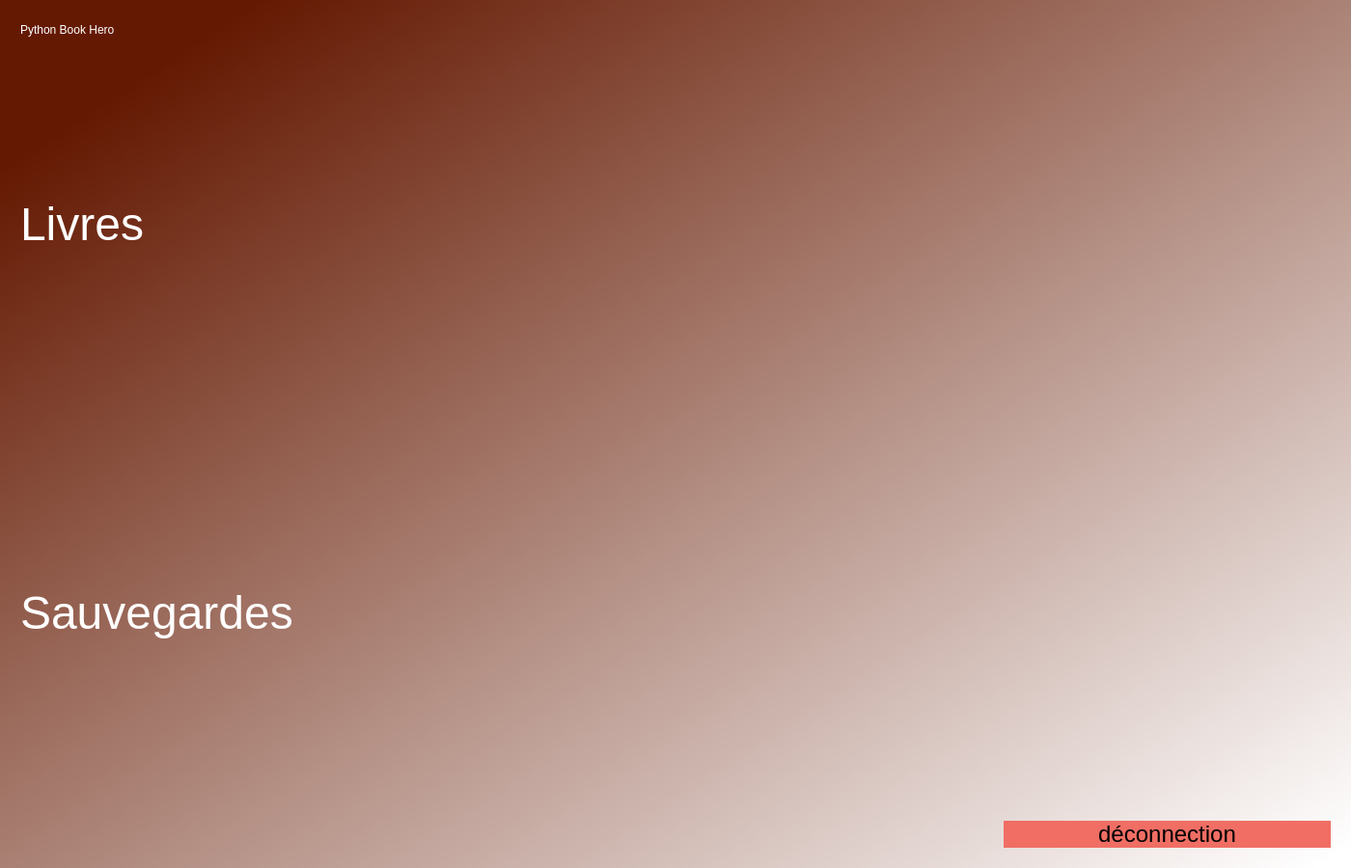
<?xml version="1.0" encoding="UTF-8"?>
<ui version="4.0">
 <class>EcranUsager</class>
 <widget class="QDialog" name="EcranUsager">
  <property name="geometry">
   <rect>
    <x>0</x>
    <y>0</y>
    <width>1400</width>
    <height>900</height>
   </rect>
  </property>
  <property name="sizePolicy">
   <sizepolicy hsizetype="Expanding" vsizetype="Expanding">
    <horstretch>0</horstretch>
    <verstretch>0</verstretch>
   </sizepolicy>
  </property>
  <property name="windowTitle">
   <string>Dialog</string>
  </property>
  <layout class="QVBoxLayout" name="verticalLayout_3">
   <property name="spacing">
    <number>0</number>
   </property>
   <property name="leftMargin">
    <number>0</number>
   </property>
   <property name="topMargin">
    <number>0</number>
   </property>
   <property name="rightMargin">
    <number>0</number>
   </property>
   <property name="bottomMargin">
    <number>0</number>
   </property>
   <item>
    <widget class="QWidget" name="bgwidget" native="true">
     <property name="sizePolicy">
      <sizepolicy hsizetype="Expanding" vsizetype="Expanding">
       <horstretch>0</horstretch>
       <verstretch>0</verstretch>
      </sizepolicy>
     </property>
     <property name="styleSheet">
      <string notr="true">QWidget#bgwidget{
background: qlineargradient(spread:pad, x1:0.091, y1:0.101636, x2:0.991379, y2:0.977, stop:0 rgba(100, 25, 2, 255), stop:1 rgba(255, 255, 255, 255));}
</string>
     </property>
     <layout class="QHBoxLayout" name="horizontalLayout_5">
      <item>
       <widget class="QGroupBox" name="main_groupBox">
        <property name="sizePolicy">
         <sizepolicy hsizetype="Expanding" vsizetype="Expanding">
          <horstretch>0</horstretch>
          <verstretch>0</verstretch>
         </sizepolicy>
        </property>
        <property name="styleSheet">
         <string notr="true">border: none;</string>
        </property>
        <property name="title">
         <string/>
        </property>
        <layout class="QVBoxLayout" name="verticalLayout_6">
         <property name="spacing">
          <number>0</number>
         </property>
         <property name="leftMargin">
          <number>0</number>
         </property>
         <property name="topMargin">
          <number>0</number>
         </property>
         <property name="rightMargin">
          <number>0</number>
         </property>
         <property name="bottomMargin">
          <number>0</number>
         </property>
         <item>
          <widget class="QGroupBox" name="sectionHaut_groupBox">
           <property name="sizePolicy">
            <sizepolicy hsizetype="Expanding" vsizetype="Expanding">
             <horstretch>0</horstretch>
             <verstretch>0</verstretch>
            </sizepolicy>
           </property>
           <property name="styleSheet">
            <string notr="true"/>
           </property>
           <property name="title">
            <string/>
           </property>
           <property name="alignment">
            <set>Qt::AlignCenter</set>
           </property>
           <property name="flat">
            <bool>false</bool>
           </property>
           <layout class="QVBoxLayout" name="verticalLayout_4">
            <item>
             <widget class="QLabel" name="label">
              <property name="sizePolicy">
               <sizepolicy hsizetype="Maximum" vsizetype="Maximum">
                <horstretch>0</horstretch>
                <verstretch>0</verstretch>
               </sizepolicy>
              </property>
              <property name="styleSheet">
               <string notr="true">font: 36pt &quot;MS Shell Dlg 2&quot;; color:rgb(255, 255, 255)</string>
              </property>
              <property name="text">
               <string>Python Book Hero</string>
              </property>
             </widget>
            </item>
            <item>
             <widget class="QLabel" name="label_courriel_2">
              <property name="sizePolicy">
               <sizepolicy hsizetype="Expanding" vsizetype="Expanding">
                <horstretch>0</horstretch>
                <verstretch>0</verstretch>
               </sizepolicy>
              </property>
              <property name="font">
               <font>
                <family>MS Shell Dlg 2</family>
                <pointsize>36</pointsize>
                <weight>50</weight>
                <italic>false</italic>
                <bold>false</bold>
               </font>
              </property>
              <property name="styleSheet">
               <string notr="true">font: 36pt &quot;MS Shell Dlg 2&quot;;
color: #fff;</string>
              </property>
              <property name="text">
               <string>Livres</string>
              </property>
             </widget>
            </item>
            <item>
             <layout class="QHBoxLayout" name="LivreshorizontalLayout"/>
            </item>
           </layout>
          </widget>
         </item>
         <item>
          <widget class="QGroupBox" name="sectionMillieu_groupBox">
           <property name="sizePolicy">
            <sizepolicy hsizetype="Expanding" vsizetype="Expanding">
             <horstretch>0</horstretch>
             <verstretch>0</verstretch>
            </sizepolicy>
           </property>
           <property name="title">
            <string/>
           </property>
           <layout class="QVBoxLayout" name="verticalLayout_5">
            <item>
             <widget class="QLabel" name="label_courriel">
              <property name="sizePolicy">
               <sizepolicy hsizetype="Maximum" vsizetype="Maximum">
                <horstretch>0</horstretch>
                <verstretch>0</verstretch>
               </sizepolicy>
              </property>
              <property name="font">
               <font>
                <family>MS Shell Dlg 2</family>
                <pointsize>36</pointsize>
                <weight>50</weight>
                <italic>false</italic>
                <bold>false</bold>
               </font>
              </property>
              <property name="styleSheet">
               <string notr="true">font: 36pt &quot;MS Shell Dlg 2&quot;;
color: #fff;</string>
              </property>
              <property name="text">
               <string>Sauvegardes</string>
              </property>
             </widget>
            </item>
            <item>
             <layout class="QVBoxLayout" name="SavesverticalLayout">
              <property name="sizeConstraint">
               <enum>QLayout::SetMaximumSize</enum>
              </property>
             </layout>
            </item>
           </layout>
          </widget>
         </item>
         <item>
          <widget class="QGroupBox" name="sectionBas_groupBox">
           <property name="sizePolicy">
            <sizepolicy hsizetype="Expanding" vsizetype="Minimum">
             <horstretch>0</horstretch>
             <verstretch>0</verstretch>
            </sizepolicy>
           </property>
           <property name="title">
            <string/>
           </property>
           <layout class="QHBoxLayout" name="horizontalLayout_4">
            <item>
             <spacer name="horizontalSpacer_5">
              <property name="orientation">
               <enum>Qt::Horizontal</enum>
              </property>
              <property name="sizeHint" stdset="0">
               <size>
                <width>40</width>
                <height>20</height>
               </size>
              </property>
             </spacer>
            </item>
            <item>
             <spacer name="horizontalSpacer_4">
              <property name="orientation">
               <enum>Qt::Horizontal</enum>
              </property>
              <property name="sizeHint" stdset="0">
               <size>
                <width>40</width>
                <height>20</height>
               </size>
              </property>
             </spacer>
            </item>
            <item>
             <spacer name="horizontalSpacer_3">
              <property name="orientation">
               <enum>Qt::Horizontal</enum>
              </property>
              <property name="sizeHint" stdset="0">
               <size>
                <width>40</width>
                <height>20</height>
               </size>
              </property>
             </spacer>
            </item>
            <item>
             <widget class="QPushButton" name="deconnectionpushButton">
              <property name="sizePolicy">
               <sizepolicy hsizetype="Expanding" vsizetype="Maximum">
                <horstretch>0</horstretch>
                <verstretch>0</verstretch>
               </sizepolicy>
              </property>
              <property name="font">
               <font>
                <family>MS Shell Dlg 2</family>
                <pointsize>18</pointsize>
                <weight>50</weight>
                <italic>false</italic>
                <bold>false</bold>
               </font>
              </property>
              <property name="cursor">
               <cursorShape>PointingHandCursor</cursorShape>
              </property>
              <property name="focusPolicy">
               <enum>Qt::NoFocus</enum>
              </property>
              <property name="styleSheet">
               <string notr="true">:!active ,:active{border: 1px; border-radius:20px; background-color: rgb(240, 110, 100);}
:hover{background-color: rgb(210, 50, 50);}</string>
              </property>
              <property name="text">
               <string>déconnection</string>
              </property>
             </widget>
            </item>
           </layout>
          </widget>
         </item>
        </layout>
       </widget>
      </item>
     </layout>
    </widget>
   </item>
  </layout>
 </widget>
 <resources/>
 <connections/>
</ui>
